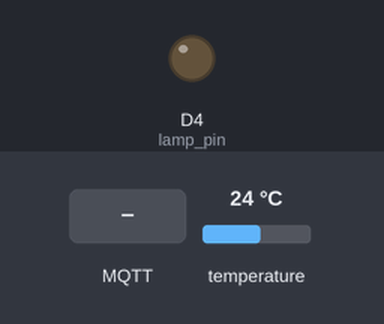
This sketch was run on a simulated ESP8266 (NodeMCU). On the bench: output pins drawn as LEDs (lit = HIGH). Inputs (shaded band) come from the test bench; at power-on: temperature 24 °C. WiFi joins after 1.5 s; servers stay silent unless stated; no MQTT or app messages arrive unless stated; what the sketch prints to the serial monitor is not drawn.

Above: at 2.7 s.
2.8 s: MQTT message "on" arrives on the first subscribed topic
At 3.9 s:
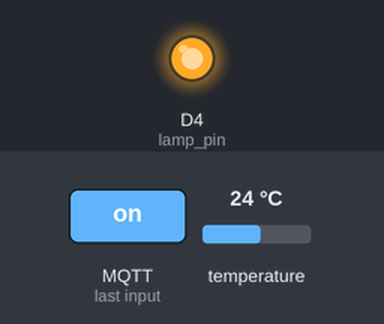
6.6 s: MQTT message "off" arrives on the first subscribed topic
At 7.7 s:
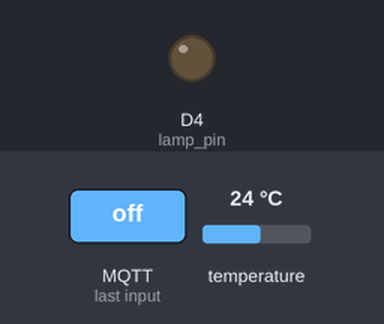
Timing chart, 0 to 9.6 s (numbered marks = the images above; inputs shaded):
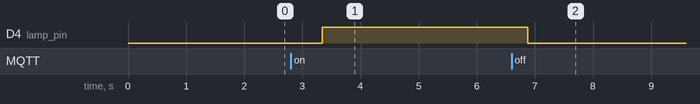

Measured:
- after the input at 2.8 s, D4 (lamp_pin): LOW → HIGH after 0.54 s
- after the input at 6.6 s, D4 (lamp_pin): HIGH → LOW after 0.28 s

The sketch:

esp_nodered_temp.ino
```cpp
#include <ESP8266WiFi.h>
#include <PubSubClient.h>
#include <OneWire.h>
#include <DallasTemperature.h>

#define DSPIN D1

OneWire oneWire(DSPIN);

#define lamp_pin 2

DallasTemperature Sensors(&oneWire);

float temperature;


//const char* ssid = "XLGO-75C3";
//const char* password = "46266172";

const char* ssid = "TP-Link_56E2";
const char* password = "25461824";

const char* mqtt_server = "192.168.1.101";

WiFiClient espClient;
PubSubClient client(espClient);

long Now = millis();
long Time = 0;

void setup() {
  // put your setup code here, to run once:
  Serial.begin(115200);
  pinMode(lamp_pin,OUTPUT);

  Sensors.begin();

  wifi_init();
  client.setServer(mqtt_server, 1883);
  client.setCallback(callback);
}

void loop() {
  // put your main code here, to run repeatedly:
  read_temp();
  delay(1000);

  if(!client.connected()){
    reconnect();
  }

  if (!client.loop()){
    client.connect("ESP-4372F1");
  }
  static char temperatures[7];
  dtostrf(temperature,6,2,temperatures);
  client.publish("room/temperature",temperatures);

}

void wifi_init(){
  delay(10);
  WiFi.begin(ssid,password);
  Serial.println();
  Serial.print("Connecting to ");
  Serial.println(ssid);
  while(WiFi.status()!= WL_CONNECTED){
    delay(500);
    Serial.print(".");
  }
  Serial.println();
  Serial.print("Wifi connected - ESP IP address: ");
  Serial.print(WiFi.localIP());
}

void read_temp(){
  Sensors.requestTemperatures();

  temperature = Sensors.getTempCByIndex(0);
  Serial.print ("temperature: ");
  Serial.print (temperature);
  Serial.println ("ºC");
}

void callback(String topic, byte* message, unsigned int length){
  Serial.print("Message arrived on topic: ");
  Serial.print(topic);
  Serial.print(". Message: ");

  String messageTemp;

  for(int i = 0;i<length;i++){
    Serial.print((char)message[i]);
    messageTemp += (char)message[i];
  }

  Serial.println();

  if(topic =="room/lamp"){
    Serial.print("Changing room lamp to ");
    if(messageTemp == "on"){
      digitalWrite(lamp_pin,HIGH);
      Serial.print("ON");
    }else if(messageTemp == "off"){
      digitalWrite(lamp_pin,LOW);
      Serial.print("OFF");
    }
  }
  Serial.println();
}

void reconnect(){
  while(!client.connected()){
    Serial.print("Attempting mqtt connection...");

    if(client.connect("ESP-4372F1")){
      Serial.print("connected");
      client.subscribe("room/lamp");
    }else{
      Serial.print("failed, rc=");
      Serial.print(client.state());
      Serial.println( "try again in 5 seconds");
      delay(5000);
    }
  }
}
```
